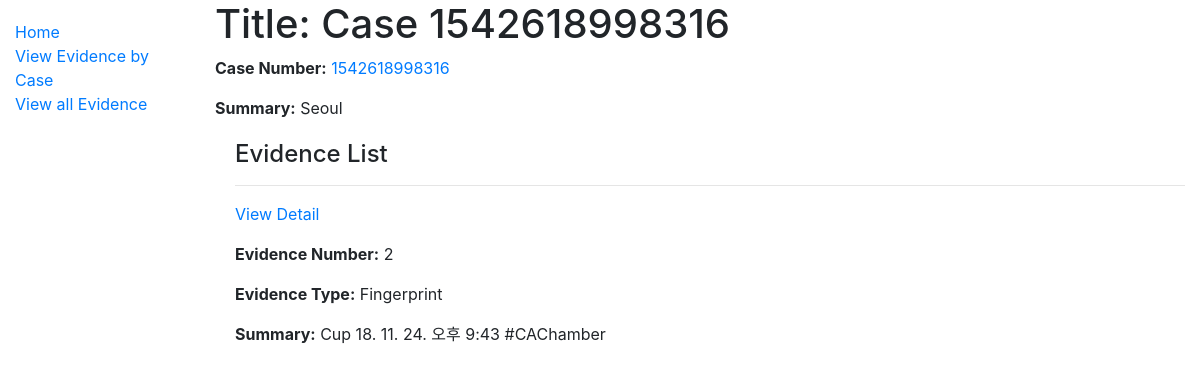
/catalog/case/1542618998316, run on an earlier commit of the app's database.
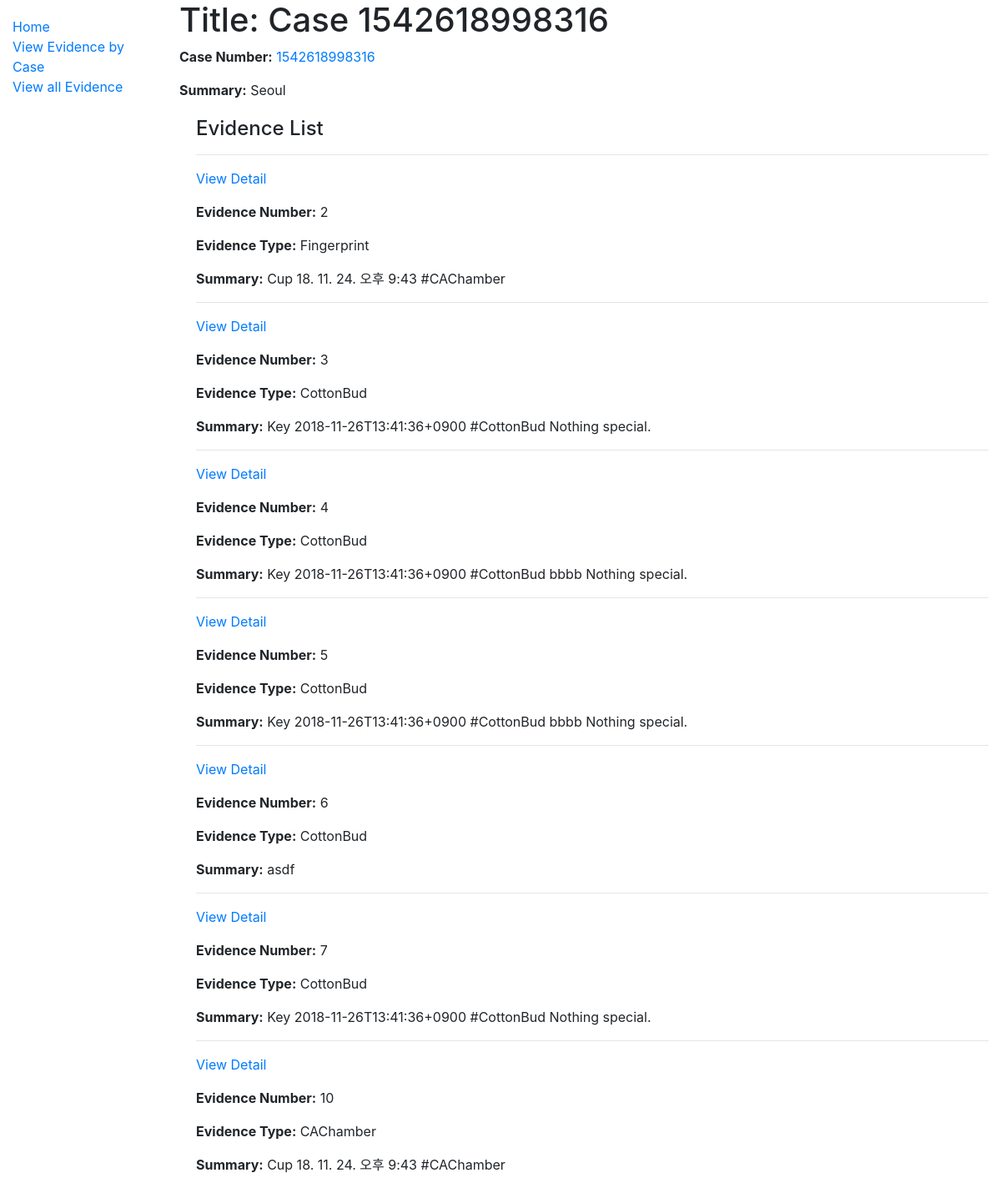
And on a later commit of the database.
### catalog/models.py (models this page shows, shortened)
class Evi_case(models.Model):
    number = models.BigIntegerField(primary_key=True)
    summary = models.TextField(max_length=1000, null = True)
    class Meta:
        ordering = ['number']

class Evidence(models.Model):
    evi_case = models.ForeignKey('Evi_case', on_delete=models.CASCADE, blank=True)
    evi_number = models.AutoField(primary_key=True)
    evi_type = models.ForeignKey('Evi_type', on_delete=models.CASCADE, blank=True)
    summary = models.TextField(max_length=1000, blank=True, help_text = 'Enter brief description of evidence')
    evi_time = models.DateTimeField(null=True, blank=True)
    signiture = models.ImageField(blank=True, null=True,)
    picture = models.ImageField(blank=True, null=True,
            upload_to="pictures/")
    record = models.FileField(blank=True, null=True,
            upload_to="records/")

class Evi_type(models.Model):
    name = models.CharField(max_length=200, primary_key=True, unique=True, help_text = 'Enter a evidence type(e.g. fingerprint)')
    class Meta:
        ordering = ['name']
    def __str__(self):
        return self.name

### catalog/views.py (the view)
# urls.py: path('case/<int:pk>', views.CaseDetailView.as_view(), name='case-detail'),
class CaseDetailView(generic.DetailView):
    model = Evi_case

### catalog/templates/catalog/evi_case_detail.html (shortened to what this page needs)
{% extends "base_generic.html" %}
{% block content %}
  <h1>Title: Case {{ evi_case.number }}</h1>
  <p><strong>Case Number:</strong> <a href="">{{ evi_case.number }}</a></p>
  <p><strong>Summary:</strong> {{ evi_case.summary }}</p>
  <div style="margin-left:20px;margin-top:20px">
    <h4>Evidence List</h4>
    {% for copy in evi_case.evidence_set.all %}
      <hr>
      <p><a href="{% url 'evidence-detail' copy.pk %}">View Detail</a></p>
      <p><strong>Evidence Number:</strong> {{copy.evi_number}}</p>
      <p><strong>Evidence Type:</strong> {{copy.evi_type}}</p>
      <p><strong>Summary:</strong> {{copy.summary}}</p>
    {% endfor %}
  </div>
{% endblock %}

### catalog/templates/base_generic.html (shortened to what this page needs)
<!DOCTYPE html>
<html lang="en">
<head>
  <link rel="stylesheet" href="https://stackpath.bootstrapcdn.com/bootstrap/4.1.3/css/bootstrap.min.css">
  {% load static %}
  <link rel="stylesheet" href="{% static 'css/styles.css' %}">
</head>
<body>
  <div class="container-fluid">
    <div class="row">
      <div class="col-sm-2">
      {% block sidebar %}
        <ul class="sidebar-nav">
          <li><a href="{% url 'index' %}">Home</a></li>
          <li><a href="{% url 'cases' %}">View Evidence by Case</a></li>
          <li><a href="{% url 'evidences' %}">View all Evidence</a></li>
        </ul>
     {% endblock %}
      </div>
      <div class="col-sm-10 ">{% block content %}{% endblock %}</div>
    </div>
  </div>
</body>
</html>

### catalog/static/css/styles.css (style rules this page uses)
.sidebar-nav { margin-top: 20px; padding: 0; list-style: none; }

What changed in the data, as far as the page shows it:
added Evidence: evi_number "3", evi_type "CottonBud", summary "Key 2018-11-26T13:41:36+0900 #CottonBud Nothing special."
added Evidence: evi_number "4", evi_type "CottonBud", summary "Key 2018-11-26T13:41:36+0900 #CottonBud bbbb Nothing special."
added Evidence: evi_number "5", evi_type "CottonBud", summary "Key 2018-11-26T13:41:36+0900 #CottonBud bbbb Nothing special."
added Evidence: evi_number "6", evi_type "CottonBud", summary "asdf"
added Evidence: evi_number "7", evi_type "CottonBud", summary "Key 2018-11-26T13:41:36+0900 #CottonBud Nothing special."
added Evidence: evi_number "10", evi_type "CAChamber", summary "Cup 18. 11. 24. 오후 9:43 #CAChamber"
